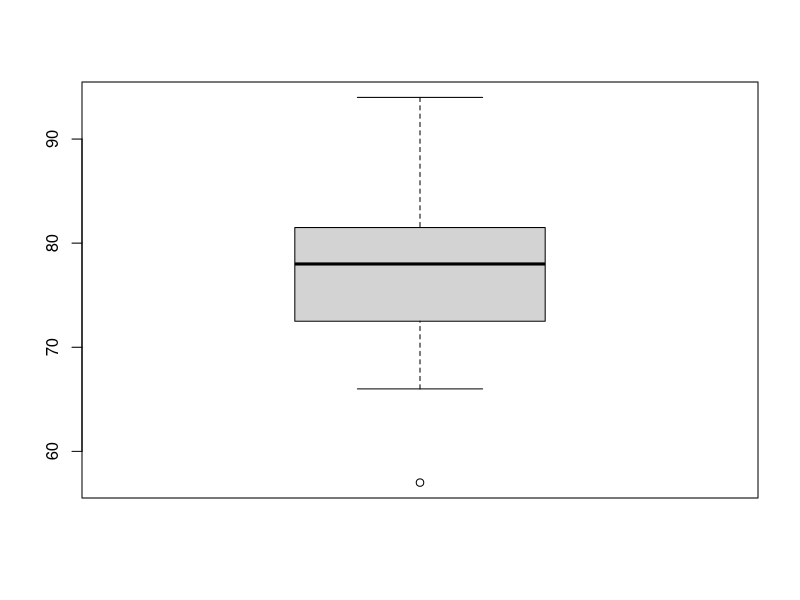
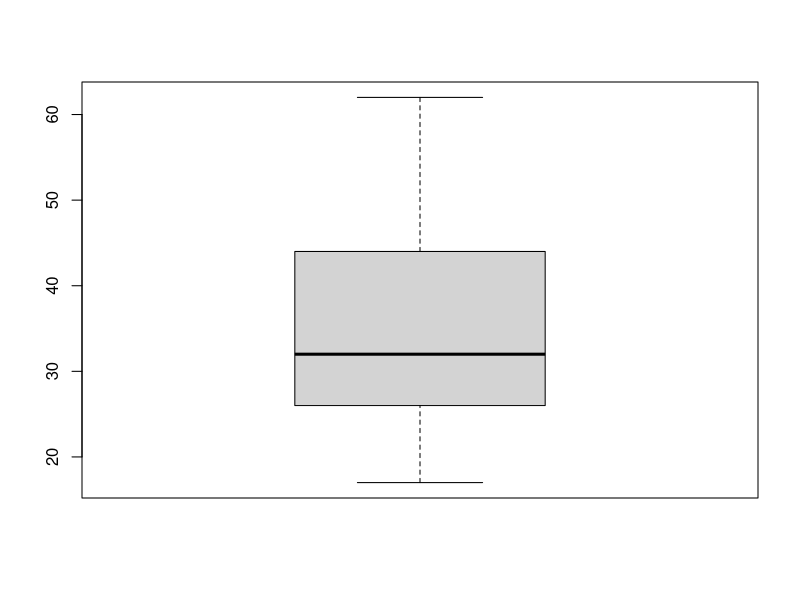

These figures' R source, in order:
## ---- chunk 1
knitr::opts_chunk$set(echo = TRUE)
library(tidyverse)
## Include the command to load the data here!!!!
## ---- chunk 2
data <- c(57, 66, 69, 71, 72, 73, 74, 77, 78, 78, 79, 79, 81, 81, 82, 83, 88, 89, 94)

boxplot(data)
## ---- chunk 3
BMI <- c(25, 27, 31, 62, 33, 48, 24, 32, 17, 62, 40)

mean(BMI)
median(BMI)
range(BMI)
var(BMI)
sd(BMI)
boxplot(BMI)

